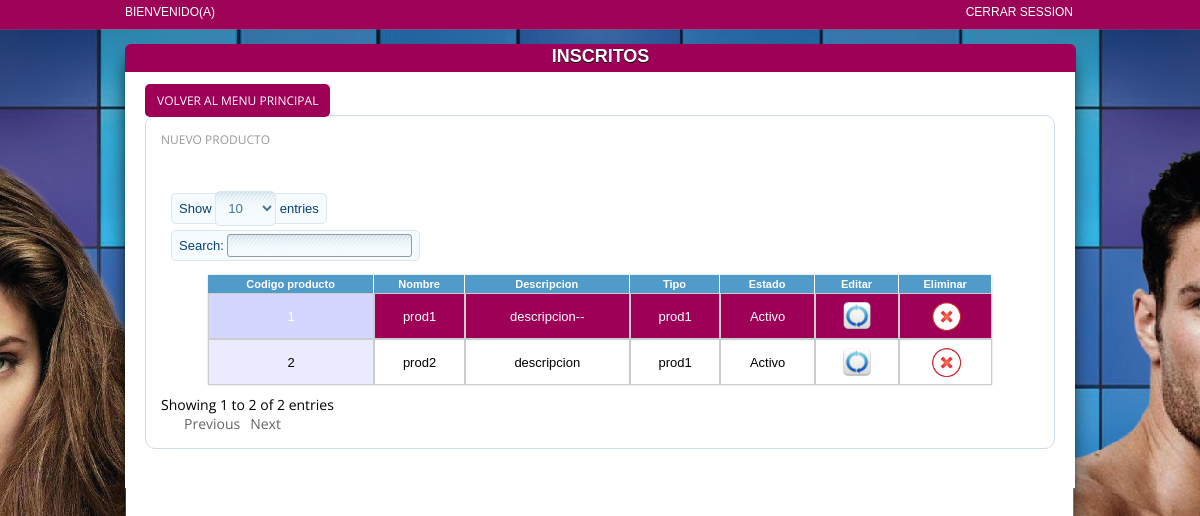
/php/productos/produtos_view.php, run on the app's committed database.
### tables this page shows
CREATE TABLE `productos` (
  `codigoProducto` int(11) NOT NULL,
  `nombre` varchar(45) DEFAULT NULL,
  `descripcion` varchar(45) DEFAULT NULL,
  `codigo_tipo` int(11) NOT NULL,
  `estado` enum('A','I') DEFAULT 'A',
  PRIMARY KEY (`codigoProducto`)
);

CREATE TABLE `tipo_producto` (
  `codigo_tipo` int(11) NOT NULL,
  `tipo` varchar(45) DEFAULT NULL,
  `estado` enum('A','I') DEFAULT 'A',
  PRIMARY KEY (`codigo_tipo`)
);

### php/clases/Conf.class.php (called while the page is built, shortened)
<?php
class Conf {
    private $_db;
    static $_instance;
    private function __construct(){
                                    $host='localhost';
                                    $user='root';
                                    $password='';
                                    $db='perfumes';
                                    $domain = '';
                                    $this->_userdb=$user;
                                    $this->_passdb=$password;
                                    $this->_hostdb=$host;
                                    $this->_db=$db;
                                    }
    public static function getInstance(){
                                         if (!(self::$_instance instanceof self)){
                                                                                  self::$_instance=new self();
                                                                                  }
                                          return self::$_instance;
                                          }
    public function getUserDB(){
                                $var=$this->_userdb;
                                return $var;
                                }
    public function getHostDB(){
                                $var=$this->_hostdb;
                                return $var;
                                }
    public function getPassDB(){
                                 $var=$this->_passdb;
                                 return $var;
                                 }
    public function getDB(){
                            $var=$this->_db;
                            return $var;
                            }
}
?>

### php/clases/Db.class.php (called while the page is built, shortened)
<?php
class Db {
     private $servidor;
     private $usuario;
     private $password;
     private $link;
     private $array;
     static $_instance;
     private function setConexion(){
                                    $conf = Conf::getInstance();
                                    $this->servidor=$conf->getHostDB();
                                    $this->base_datos=$conf->getDB();
                                    $this->usuario=$conf->getUserDB();
                                    $this->password=$conf->getPassDB();    }
     public static function getInstance(){
                                          if (!(self::$_instance instanceof self)){
                                                                                   self::$_instance=new self();
                                                                                   }
                                          return self::$_instance;
                                          }
      private function conectar(){
                                   $this->link=mysql_connect($this->servidor, $this->usuario, $this->password);
                                  }
    public function ejecutar($sql){
                                   $this->stmt=mysql_query($sql,$this->link);
                                   return $this->stmt;
                                   }
   public function obtener_fila($stmt,$fila){
                                             if ($fila==0){
                                                           $this->array=mysql_fetch_array($stmt);
                                                           }
                                                           else{
                                                              mysql_data_seek($stmt,$fila);
                                                              $this->array=mysql_fetch_array($stmt);
                                                              }       return $this->array;
                                               }
}
?>

### php/productos/listarProductos.php (the view, shortened to what this page needs)
<?php
    require '../clases/Db.class.php';
    require '../clases/Conf.class.php';
    $menusolici='';
    $estado='';
    $bd=Db::getInstance();
    $sql = "SELECT  p.`codigoProducto`, p.`nombre`, p.`descripcion`, tp.`codigo_tipo`,tp.`tipo`, p.`estado`
            FROM  `productos` p  JOIN `tipo_producto` tp ON tp.codigo_tipo = p.codigo_tipo
            WHERE p.estado = 'A'";
    $stmt=$bd->ejecutar($sql);
    $con = 0;
    while($rowcc=$bd->obtener_fila($stmt,0))
    {
     if($rowcc['estado']=='A'){$estado='Activo';}
     $menusolici .= '<tr>'
                        .'<td >'.$rowcc['codigoProducto'].'</td>'
                        .'<td >'.$rowcc['nombre'].'</td>'
                        .'<td >'.$rowcc['descripcion'].'</td>'
                        .'<td >'.$rowcc['tipo'].'</td>'
                        .'<td >'.$estado.'</td>'
                        .'<td class="Act"><img src="../../images/Actualizacion.png" width="30" height="30" onclick="Actualizar('.$rowcc['codigoProducto'].','.$con.');" align="center" /></td>'
                        .'<td class="elimi"><img  src="../../images/delet.png" width="30" height="30" onclick="deleteRow('.$rowcc['codigoProducto'].','.$con.');" align="center" /></td>'
                    .'</tr>';
       $con++;
    }

### style/estilos_genericos.css (style rules this page uses)
* { margin:0; padding:0; }
.informacion tr td { padding: 7px; border: 1px solid #CCCCCC; font-size: 13px; font-family: Arial; text-align: center; }

### style/estilo_unico.css (style rules this page uses)
* { margin:0; padding:0; }
body { background-image: url(../images/fondo_body.jpg); background-position: center -13px; background-repeat: repeat-x; margin: 0px; font-family: Arial; font-size: 14px; background-color: #9E0057; }
.informacion tr td { padding: 7px; border: 1px solid #CCCCCC; font-size: 13px; font-family: Arial; text-align: center; }

### style/demo_table.css (style rules this page uses)
tr.odd { background-color: #9E0057; color:#FFF; }
tr.even { background-color: white; }
tr.odd td.sorting_1 { background-color: #D3D6FF; }
tr.even td.sorting_1 { background-color: #EAEBFF; }

### data on the page
productos: codigoProducto "1", nombre "prod1", descripcion "descripcion--", tipo_producto.tipo "prod1", estado "Activo"
productos: codigoProducto "2", nombre "prod2", descripcion "descripcion", tipo_producto.tipo "prod1", estado "Activo"
